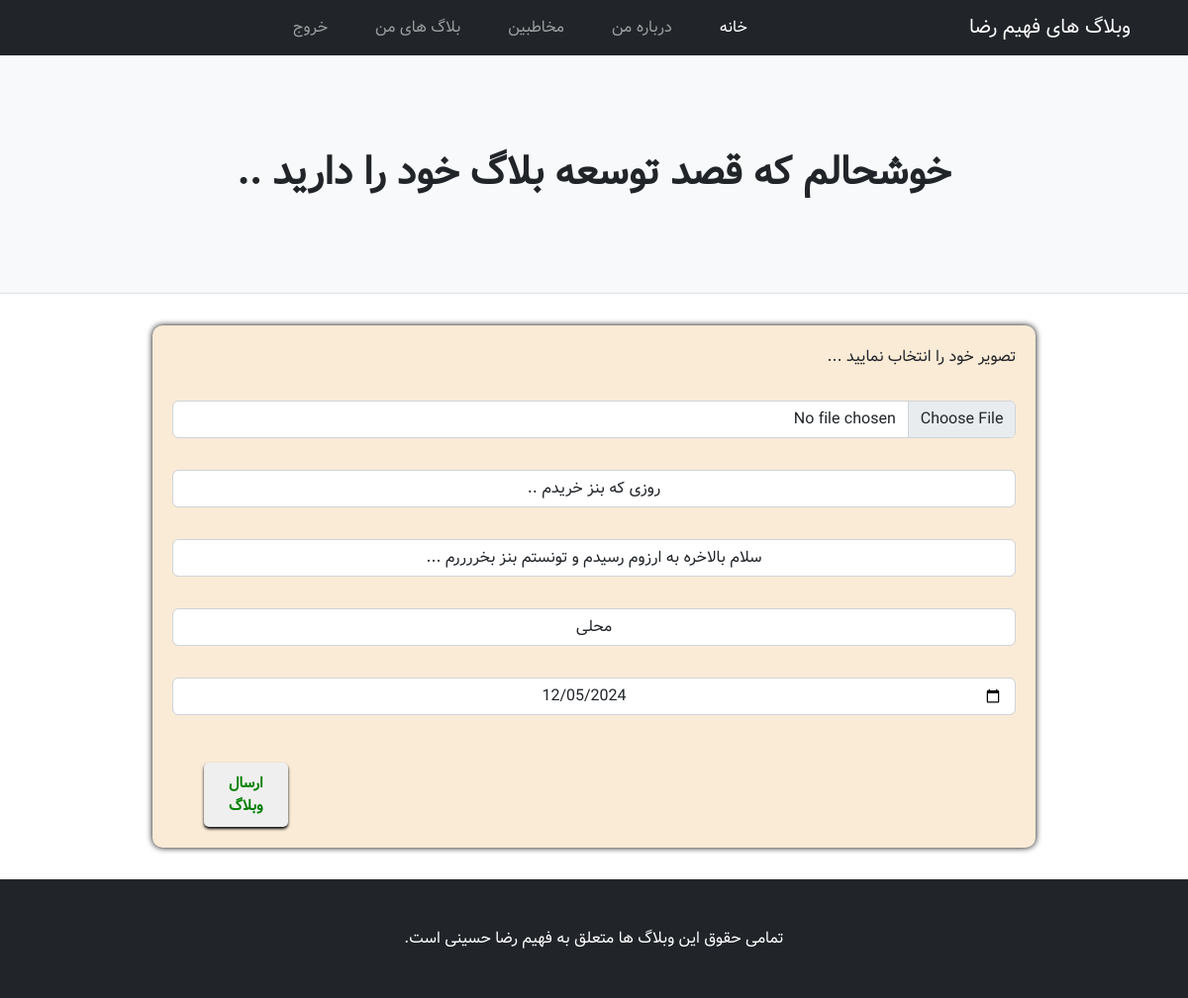
Page /edit_post/24/ (signed in) on the committed database.
### blog/models.py (models this page shows, shortened)
class Post(models.Model):
    owner = models.ForeignKey("accounts.Profile" , on_delete=models.CASCADE)
    image= models.ImageField(upload_to='post_image/' , null=True , blank=True)
    title = models.CharField(max_length=20)
    content = models.CharField(max_length=200)
    status= models.BooleanField(default=False)
    category = models.ForeignKey("Category" , on_delete=models.CASCADE)
    created_date = models.DateTimeField(auto_now_add=True)
    updated_date = models.DateTimeField(auto_now=True)
    published_date = models.DateTimeField()

### blog/views.py (the view)
# urls.py: path('edit_post/<int:pk>/' , views.EditPost.as_view() , name="EditPost"),
class EditPost(LoginRequiredMixin,UpdateView):
    model=Post
    template_name="Blog/EditView.html"
    success_url='/my_blogs/'
    form_class=EditView

### blog/models.py (called while the page is built)
    def __str__(self):
        return f"{self.name}"

### templates/Blog/EditView.html (shortened to what this page needs)
{% extends 'base.html' %}
{% load static %}
    {% block headers %}
        <header class="py-5 bg-light border-bottom mb-4">
            <div class="container">
                <div class="text-center my-5">
                    <h1 class="fw-bolder">خوشحالم که قصد توسعه بلاگ خود را دارید ..</h1>
                </div>
            </div>
        </header>
    {% endblock %}
{% block content %}
<form method="POST" enctype="multipart/form-data" dir="rtl"
    style="width: 80% !important; margin: 2rem auto;box-shadow: 0px 0px 6px 0px black;border-radius: 10px;padding: 20px;height: 33rem;background-color: antiquewhite;">
    {{ form.as_p }}
    <button type="submit"
        style="    width: 10%;padding: 10px;border: none;border-radius: 5px;float: left;margin: 2rem;color: green;font-size: 15px;font-weight: bold;box-shadow: 0px 2px 3px 0px black;">ارسال
        وبلاگ</button>
</form>
{% endblock %}

### rows in the picture
Post: title "روزی که بنز خریدم ..", content "سلام بالاخره به ارزوم رسیدم و تونستم بنز بخررررم ...", category "محلی", published_date "12/05/2024"
